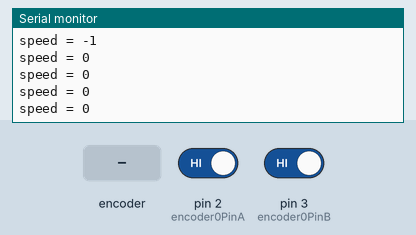
Bench run of a sketch on a simulated Arduino Uno, built with avr-gcc and run on an emulated ATmega328P. Parts: the last lines printed to the serial monitor. The test bench sets the inputs (shaded band); at power-on: pin 2 (encoder0PinA) HIGH, pin 3 (encoder0PinB) HIGH.

Above: at 1.2 s.
1.3 s: rotary encoder on pin 2 (encoder0PinA) / pin 3 (encoder0PinB) turned 1 step (first pin leading)
At 1.68 s:
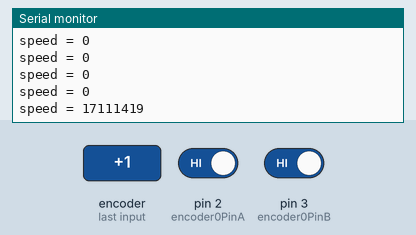
3.0 s: rotary encoder on pin 2 (encoder0PinA) / pin 3 (encoder0PinB) turned 1 step (first pin leading)
At 3.43 s:
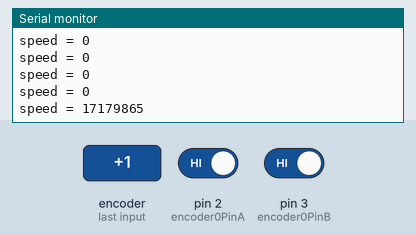
Timing chart, 0 to 6.0 s (numbered marks = the images above; inputs shaded):
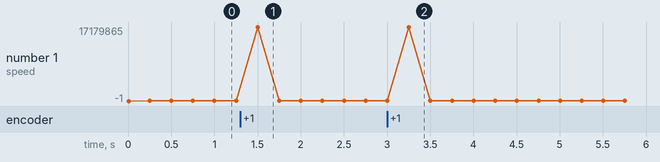

The sketch:

encoder2.ino
```cpp
#define encoder0PinA  2
#define encoder0PinB  3

volatile long encoder0Pos=0;
long newposition;
long oldposition = 0;
unsigned long newtime;
unsigned long oldtime = 0;
long vel;

void setup()
{
  pinMode(encoder0PinA, INPUT);
  digitalWrite(encoder0PinA, HIGH);       // turn on pullup resistor
  pinMode(encoder0PinB, INPUT);
  digitalWrite(encoder0PinB, HIGH);       // turn on pullup resistor
  attachInterrupt(0, doEncoder, RISING);  // encoDER ON PIN 2
  Serial.begin (9600);
  Serial.println("start");                // a personal quirk
}

void loop()
{
newposition = encoder0Pos;
newtime = millis();
vel = (newposition-oldposition) * 1000 /(newtime-oldtime);
Serial.print ("speed = ");
Serial.println (vel);
oldposition = newposition;
oldtime = newtime;
delay(250);
}

void doEncoder()
{
  if (digitalRead(encoder0PinA) == digitalRead(encoder0PinB)) {
    encoder0Pos++;
  } else {
    encoder0Pos--;
  }
}
```

Measured:
- after the input at 1.3 s, the serial monitor: prints a new line after 0.20 s (image 1)
- after the input at 3.0 s, the serial monitor: prints a new line after 0.25 s (image 2)
